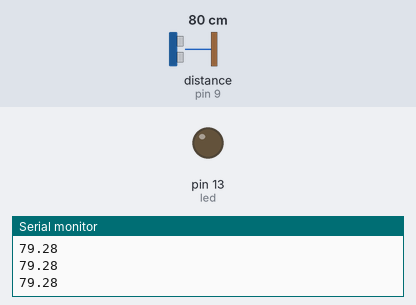
A sketch run on a simulated Arduino Uno, built with avr-gcc and run on an emulated ATmega328P. On the bench: output pins drawn as LEDs (lit = HIGH), the last lines printed to the serial monitor. Wiring (inferred from the names in the program): ultrasonic range finder: trigger pin 10; echo pin 9. The test bench sets the inputs (shaded band); at power-on: distance to the obstacle (sensor on pin 9) 80 cm. The echo pulse lasts 58.3 µs per cm; pins used as bus, display or sensor lines are not drawn.

Above: at 1.2 s.
1.3 s: distance to the obstacle (sensor on pin 9) set to 34 cm
2.8 s: distance to the obstacle (sensor on pin 9) set to 28 cm
At 4.0 s:
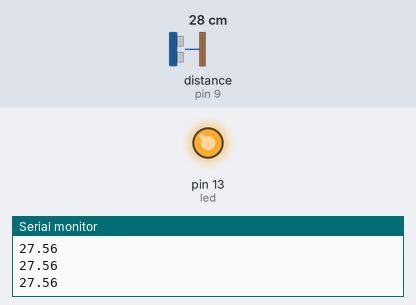
4.3 s: distance to the obstacle (sensor on pin 9) set to 35 cm
At 5.5 s:
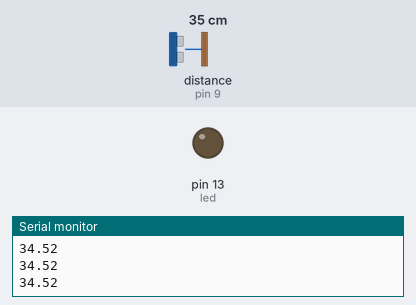
5.8 s: distance to the obstacle (sensor on pin 9) set to 2 cm
At 7.0 s:
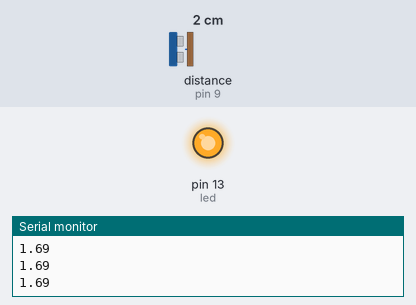
Timing chart, 0 to 8.3 s (numbered marks = the images above; inputs shaded):
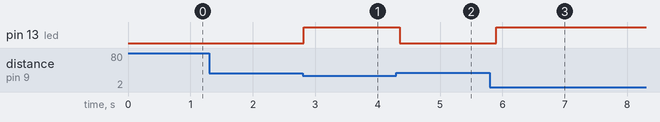

The sketch:

ultrasonic_sensor.ino
```cpp
float distance;
float duration;
int trigger = 10;
int echo = 9;
int led = 13;
void setup()
{
  pinMode(led,OUTPUT);
  pinMode(trigger,OUTPUT);
  pinMode(echo,INPUT);
  Serial.begin(9600);
}
void loop()
{
  digitalWrite(trigger,LOW);
  delayMicroseconds(2);
  digitalWrite(trigger,HIGH);
  delayMicroseconds(10);
  digitalWrite(trigger,LOW);
  duration = pulseIn(echo,HIGH);
  distance = duration/58.6;
  Serial.println(distance);
  if (distance < 30)
  {
    digitalWrite(led,HIGH);
  }
  else
  {
    digitalWrite(led,LOW);
  }
  delay(100);
}
```

Measured:
- the behaviour switches between 31 and 30 cm on distance to the obstacle (sensor on pin 9) (found by bisection; images 0 and 1)
- after the input at 2.8 s, pin 13 (led): LOW → HIGH at once
- after the input at 4.3 s, pin 13 (led): HIGH → LOW after 0.06 s
- after the input at 5.8 s, pin 13 (led): LOW → HIGH after 0.10 s
